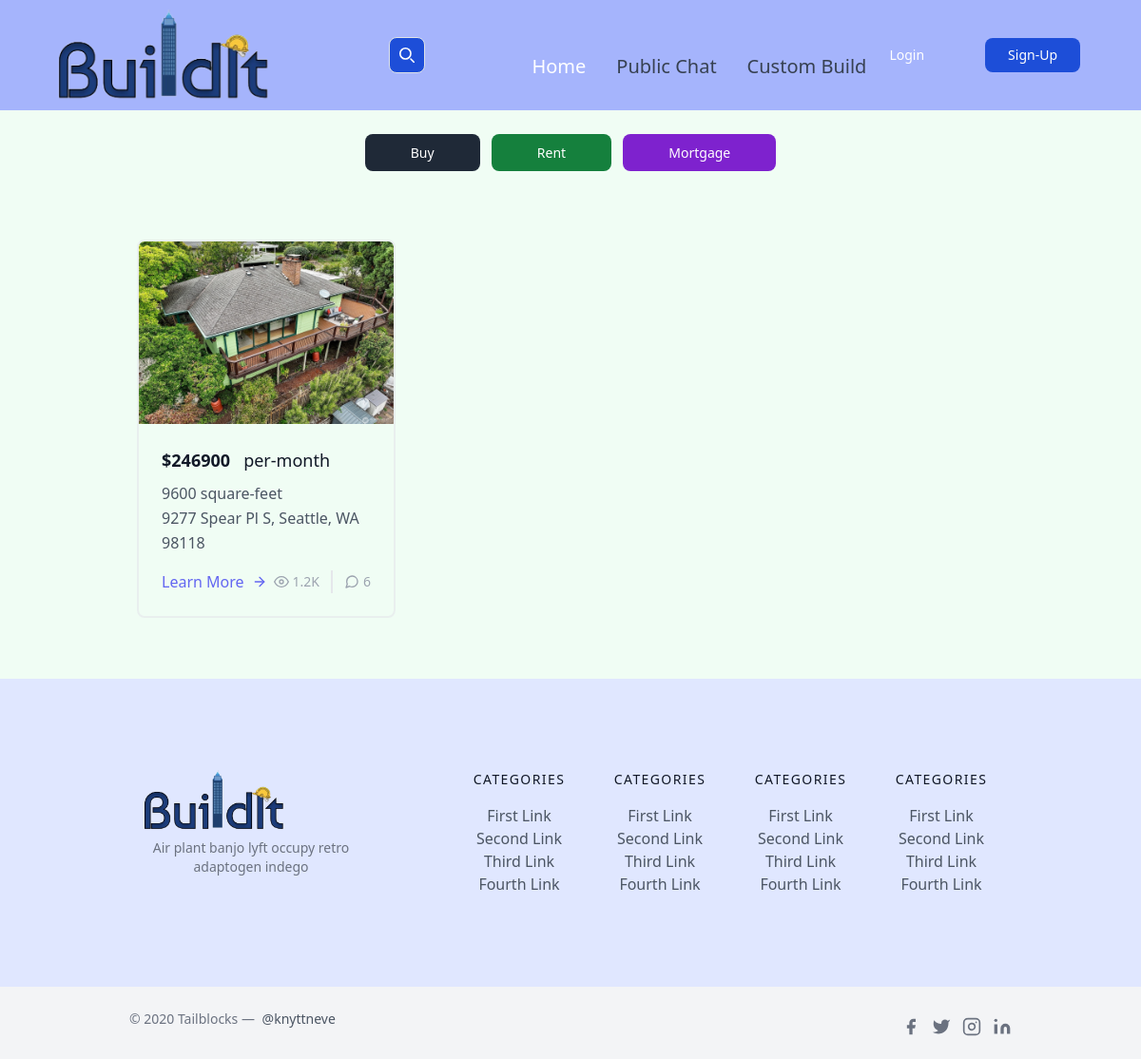
/rentPost/, run on the app's committed database.
### posts/models.py (models this page shows, shortened)
class Post(models.Model):
    post_pic1 = models.FileField(default='empty.jpg',null=True,blank=True,upload_to='post-pic1/')
    post_pic2 = models.FileField(default='empty.jpg',null=True,blank=True,upload_to='post-pic2/')
    post_pic3 = models.FileField(default='empty.jpg',null=True,blank=True,upload_to='post-pic3/')
    post_pic4 = models.FileField(default='empty.jpg',null=True,blank=True,upload_to='post-pic4/')
    post_pic5 = models.FileField(default='empty.jpg',null=True,blank=True,upload_to='post-pic5/')
    post_pic6 = models.FileField(default='empty.jpg',null=True,blank=True,upload_to='post-pic6/')
    address = models.CharField(max_length=100,default='')
    price = models.IntegerField(default=0)
    use_for = models.IntegerField(default=0)
    map = models.CharField(max_length=400, default='')
    MSZoning = models.CharField(max_length=50, default='')
    LotFrontage = models.IntegerField(default=0)
    LotArea = models.IntegerField(default=0)
    BldgType = models.CharField(max_length=50, default='')
    OverallQual = models.CharField(max_length=50, default='')
    OverallCond = models.CharField(max_length=50, default='')
    YearBuilt = models.IntegerField(default=0)
    RoofStyle = models.CharField(max_length=50, default='')
    RoofMatl = models.CharField(max_length=50, default='')
    Exterior1st = models.CharField(max_length=50, default='')
    Exterior2nd = models.CharField(max_length=50, default='')
    ExterQual = models.CharField(max_length=50, default='')
    ExterCond = models.CharField(max_length=50, default='')
    Foundation = models.CharField(max_length=50, default='')
    BsmtQual = models.CharField(max_length=50, default='')
    BsmtCond = models.CharField(max_length=50, default='')
    TotalBsmtSF = models.IntegerField(default=0)
    CentralAir = models.CharField(max_length=50, default='')
    FirstFlrSF = models.IntegerField(default=0)
    SecondFlrSF = models.IntegerField(default=0)
    GrLivArea = models.IntegerField(default=0)
    KitchenQual = models.CharField(max_length=50, default='')
    TotRmsAbvGrd = models.IntegerField(default=0)
    GarageType = models.CharField(max_length=50, default='')
    GarageCars = models.IntegerField(default=0)
    GarageArea = models.IntegerField(default=0)
    GarageQual = models.CharField(max_length=50, default='')
    GarageCond = models.CharField(max_length=50, default='')
    PoolArea = models.IntegerField(default=0)
    MiscVal = models.IntegerField(default=0)
    SaleType = models.CharField(max_length=50,default='')
    SaleCondition = models.CharField(max_length=50, default='')
    date_posted = models.DateTimeField(default=timezone.now)
    author = models.ForeignKey(User, on_delete=models.CASCADE)

### posts/views.py (the view)
# urls.py: path('rentPost/',RentPostListView.as_view(),name='rent-posts'),
class RentPostListView(ListView):
    model = Post
    template_name = 'posts/rent_posts.html'    # <app>/<model>_<viewtype>.html
    context_object_name = 'posts'
    ordering = ['-date_posted']
    paginate_by = 2
    def get_queryset(self):
        return Post.objects.filter(use_for=1).order_by('-date_posted')

### posts/templates/posts/rent_posts.html (shortened to what this page needs)
{% extends 'posts/base.html' %}
{% block content %}
<div class="w-full h-full bg-green-50">
    <div class="flex items-center justify-center pt-8">
        <div class="">
            <a  href="{% url 'posts-home' %}" class="cursor-not-allowed text-white bg-gray-800 hover:bg-gray-900 focus:outline-none focus:ring-4 focus:ring-gray-300 font-medium rounded-lg text-sm px-5 py-2.5 me-2 mb-2 dark:bg-gray-800 dark:hover:bg-gray-700 dark:focus:ring-gray-700 dark:border-gray-700">Buy</a>
            <a href="{% url 'rent-posts' %}" class=" focus:outline-none text-white bg-green-700 hover:bg-green-800 focus:ring-4 focus:ring-green-300 font-medium rounded-lg text-sm px-5 py-2.5 me-2 mb-2 dark:bg-green-600 dark:hover:bg-green-700 dark:focus:ring-green-800">Rent</a>
            <a href="{% url 'mortgage-posts' %}" class="btn- focus:outline-none text-white bg-purple-700 hover:bg-purple-800 focus:ring-4 focus:ring-purple-300 font-medium rounded-lg text-sm px-5 py-2.5 mb-2 dark:bg-purple-600 dark:hover:bg-purple-700 dark:focus:ring-purple-900">Mortgage</a>
        </div>
    </div>
<section class="text-gray-600 body-font">
  <div class="container px-5 pb-8 mb-4 pt-4 mt-12 mx-auto">
    <div class="flex flex-wrap -m-4">
      {%   for post in posts %}
          <div class="p-4 md:w-1/3">
            <div class="h-full border-2 border-gray-200 border-opacity-60 rounded-lg overflow-hidden">
              <img class="lg:h-48 md:h-36 w-full object-cover object-center" src="{{ post.post_pic1.url }}" alt="blog">
              <div class="p-6">
                <h1 class="title-font text-lg font-medium text-gray-900 mb-2 "><span class="font-bold">${{ post.price }}</span> &nbsp; per-month</h1>
                  <p class="leading-relaxed ">{{ post.LotArea }} square-feet</p>
                  <p class="leading-relaxed mb-3">{{ post.address }}</p>
                <div class="flex items-center flex-wrap ">
                  <a class="text-indigo-500 inline-flex items-center md:mb-2 lg:mb-0" href="{% url 'post-detail' post.id %}">Learn More
                    <svg class="w-4 h-4 ml-2" viewBox="0 0 24 24" stroke="currentColor" stroke-width="2" fill="none" stroke-linecap="round" stroke-linejoin="round">
                      <path d="M5 12h14"></path>
                      <path d="M12 5l7 7-7 7"></path>
                    </svg>
                  </a>
                  <span class="text-gray-400 mr-3 inline-flex items-center lg:ml-auto md:ml-0 ml-auto leading-none text-sm pr-3 py-1 border-r-2 border-gray-200">
                    <svg class="w-4 h-4 mr-1" stroke="currentColor" stroke-width="2" fill="none" stroke-linecap="round" stroke-linejoin="round" viewBox="0 0 24 24">
                      <path d="M1 12s4-8 11-8 11 8 11 8-4 8-11 8-11-8-11-8z"></path>
                      <circle cx="12" cy="12" r="3"></circle>
                    </svg>1.2K
                  </span>
                  <span class="text-gray-400 inline-flex items-center leading-none text-sm">
                    6
                  </span>
                </div>
              </div>
            </div>
          </div>
      {% endfor %}
    </div>
  </div>
</section>
</div>
{% endblock %}

### posts/static/css/style.css (style rules this page uses)
html, :host { line-height: 1.5; -webkit-text-size-adjust: 100%; -moz-tab-size: 4; -o-tab-size: 4; tab-size: 4; font-family: ui-sans-serif, system-ui, sans-serif, "Apple Color Emoji", "Segoe UI Emoji", "Segoe UI Symbol", "Noto Color Emoji"; font-feature-settings: normal; font-variation-settings: normal; -webkit-tap-highlight-color: transparent; }
body { margin: 0; line-height: inherit; }
h1, h2, h3, h4, h5, h6 { font-size: inherit; font-weight: inherit; }
a { color: inherit; text-decoration: inherit; }
blockquote, dl, dd, h1, h2, h3, h4, h5, h6, hr, figure, p, pre { margin: 0; }
img, svg, video, canvas, audio, iframe, embed, object { display: block; vertical-align: middle; }
img, video { max-width: 100%; height: auto; }
.container { width: 100%; }
@media (min-width: 640px) { .container { max-width: 640px; } }
@media (min-width: 768px) { .container { max-width: 768px; } }
@media (min-width: 1024px) { .container { max-width: 1024px; } }
.-m-4 { margin: -1rem; }
.mx-auto { margin-left: auto; margin-right: auto; }
.mb-2 { margin-bottom: 0.5rem; }
.mb-3 { margin-bottom: 0.75rem; }
.mb-4 { margin-bottom: 1rem; }
.me-2 { margin-inline-end: 0.5rem; }
.ml-2 { margin-left: 0.5rem; }
.ml-auto { margin-left: auto; }
.mr-1 { margin-right: 0.25rem; }
.mr-3 { margin-right: 0.75rem; }
.mt-12 { margin-top: 3rem; }
.flex { display: flex; }
.inline-flex { display: inline-flex; }
.h-4 { height: 1rem; }
.h-full { height: 100%; }
.w-4 { width: 1rem; }
.w-full { width: 100%; }
.cursor-not-allowed { cursor: not-allowed; }
.flex-wrap { flex-wrap: wrap; }
.items-center { align-items: center; }
.justify-center { justify-content: center; }
.overflow-hidden { overflow: hidden; }
.rounded-lg { border-radius: 0.5rem; }
.border-2 { border-width: 2px; }
.border-r-2 { border-right-width: 2px; }
.border-gray-200 { --tw-border-opacity: 1; border-color: rgb(229 231 235 / var(--tw-border-opacity)); }
.border-opacity-60 { --tw-border-opacity: 0.6; }
.bg-gray-800 { --tw-bg-opacity: 1; background-color: rgb(31 41 55 / var(--tw-bg-opacity)); }
.bg-green-50 { --tw-bg-opacity: 1; background-color: rgb(240 253 244 / var(--tw-bg-opacity)); }
.bg-green-700 { --tw-bg-opacity: 1; background-color: rgb(21 128 61 / var(--tw-bg-opacity)); }
.bg-purple-700 { --tw-bg-opacity: 1; background-color: rgb(126 34 206 / var(--tw-bg-opacity)); }
.object-cover { -o-object-fit: cover; object-fit: cover; }
.object-center { -o-object-position: center; object-position: center; }
.p-4 { padding: 1rem; }
.p-6 { padding: 1.5rem; }
.px-5 { padding-left: 1.25rem; padding-right: 1.25rem; }
.py-1 { padding-top: 0.25rem; padding-bottom: 0.25rem; }
.py-2\.5 { padding-top: 0.625rem; padding-bottom: 0.625rem; }
.pb-8 { padding-bottom: 2rem; }
.pr-3 { padding-right: 0.75rem; }
.pt-4 { padding-top: 1rem; }
.pt-8 { padding-top: 2rem; }
.text-lg { font-size: 1.125rem; line-height: 1.75rem; }
.text-sm { font-size: 0.875rem; line-height: 1.25rem; }
.font-bold { font-weight: 700; }
.font-medium { font-weight: 500; }
.leading-none { line-height: 1; }
.leading-relaxed { line-height: 1.625; }
.text-gray-400 { --tw-text-opacity: 1; color: rgb(156 163 175 / var(--tw-text-opacity)); }
.text-gray-600 { --tw-text-opacity: 1; color: rgb(75 85 99 / var(--tw-text-opacity)); }
.text-gray-900 { --tw-text-opacity: 1; color: rgb(17 24 39 / var(--tw-text-opacity)); }
.text-indigo-500 { --tw-text-opacity: 1; color: rgb(99 102 241 / var(--tw-text-opacity)); }
.text-white { --tw-text-opacity: 1; color: rgb(255 255 255 / var(--tw-text-opacity)); }
@media (min-width: 768px) { .md\:mb-2 { margin-bottom: 0.5rem; } }
@media (min-width: 768px) { .md\:ml-0 { margin-left: 0px; } }
@media (min-width: 768px) { .md\:h-36 { height: 9rem; } }
@media (min-width: 768px) { .md\:w-1\/3 { width: 33.333333%; } }
@media (min-width: 1024px) { .lg\:mb-0 { margin-bottom: 0px; } }
@media (min-width: 1024px) { .lg\:ml-auto { margin-left: auto; } }
@media (min-width: 1024px) { .lg\:h-48 { height: 12rem; } }

### data on the page
Post: post_pic1 (picture), price "246900", LotArea "9600", address "9277 Spear Pl S, Seattle, WA 98118"
